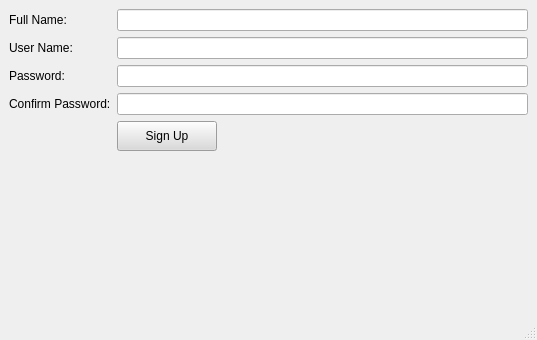
<?xml version="1.0" encoding="UTF-8"?>
<ui version="4.0">
 <class>MainWindow</class>
 <widget class="QMainWindow" name="MainWindow">
  <property name="geometry">
   <rect>
    <x>0</x>
    <y>0</y>
    <width>537</width>
    <height>340</height>
   </rect>
  </property>
  <property name="windowTitle">
   <string>MainWindow</string>
  </property>
  <widget class="QWidget" name="centralwidget">
   <layout class="QVBoxLayout" name="verticalLayout">
    <item>
     <layout class="QFormLayout" name="formLayout">
      <item row="0" column="0">
       <widget class="QLabel" name="fullNameLabel">
        <property name="text">
         <string>Full Name:</string>
        </property>
       </widget>
      </item>
      <item row="0" column="1">
       <widget class="QLineEdit" name="fullNameLineEdit"/>
      </item>
      <item row="1" column="0">
       <widget class="QLabel" name="userNameLabel">
        <property name="text">
         <string>User Name:</string>
        </property>
       </widget>
      </item>
      <item row="1" column="1">
       <widget class="QLineEdit" name="userNameLineEdit"/>
      </item>
      <item row="2" column="0">
       <widget class="QLabel" name="passwordLabel">
        <property name="text">
         <string>Password:</string>
        </property>
       </widget>
      </item>
      <item row="2" column="1">
       <widget class="QLineEdit" name="passwordLineEdit"/>
      </item>
      <item row="3" column="0">
       <widget class="QLabel" name="confirmPasswordLabel">
        <property name="text">
         <string>Confirm Password:</string>
        </property>
       </widget>
      </item>
      <item row="3" column="1">
       <widget class="QLineEdit" name="confirmPasswordLineEdit"/>
      </item>
      <item row="4" column="1">
       <widget class="QPushButton" name="pushButton">
        <property name="enabled">
         <bool>true</bool>
        </property>
        <property name="minimumSize">
         <size>
          <width>100</width>
          <height>30</height>
         </size>
        </property>
        <property name="maximumSize">
         <size>
          <width>100</width>
          <height>30</height>
         </size>
        </property>
        <property name="sizeIncrement">
         <size>
          <width>0</width>
          <height>0</height>
         </size>
        </property>
        <property name="font">
         <font>
          <italic>false</italic>
          <strikeout>false</strikeout>
         </font>
        </property>
        <property name="autoFillBackground">
         <bool>false</bool>
        </property>
        <property name="styleSheet">
         <string notr="true">background-color: rgb(218, 218, 218);</string>
        </property>
        <property name="text">
         <string>Sign Up</string>
        </property>
       </widget>
      </item>
     </layout>
    </item>
   </layout>
  </widget>
  <widget class="QMenuBar" name="menubar">
   <property name="geometry">
    <rect>
     <x>0</x>
     <y>0</y>
     <width>537</width>
     <height>26</height>
    </rect>
   </property>
  </widget>
  <widget class="QStatusBar" name="statusbar"/>
 </widget>
 <resources/>
 <connections/>
</ui>
